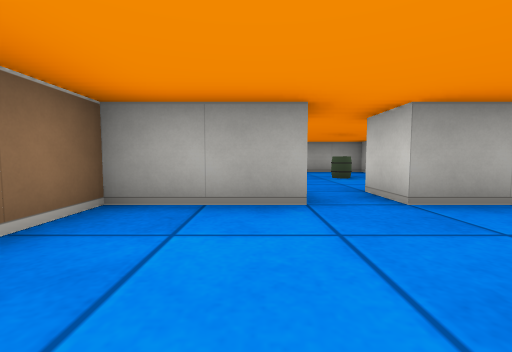
View 1 (above)

16 first-person views from a walk through a cub3D maze. The camera is about half as high as the walls, tilts 4° down and sees 90° across. The floor is counted in squares. Each view is taken from the middle of a square. On the plan, view 1 faces up. The plan holds only what a view shows up to about 9 squares ahead; the rest is blank.

View 2
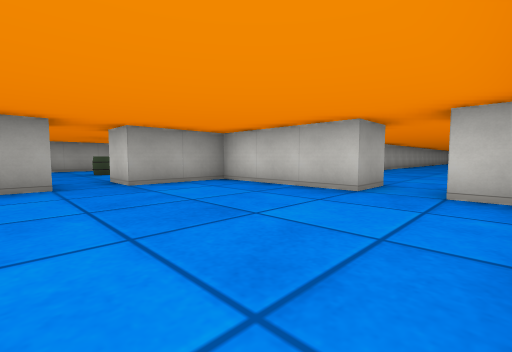

View 3
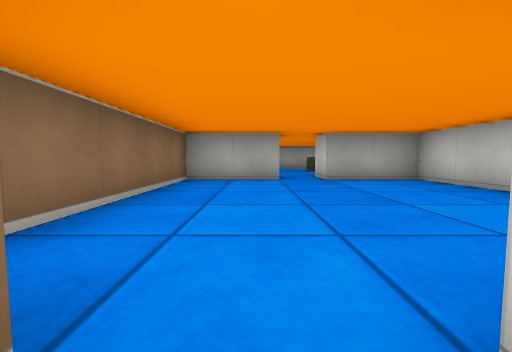

View 4
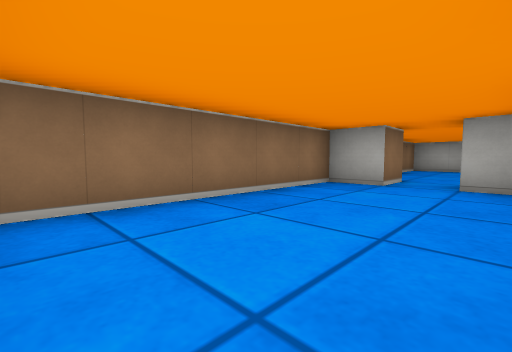

View 5
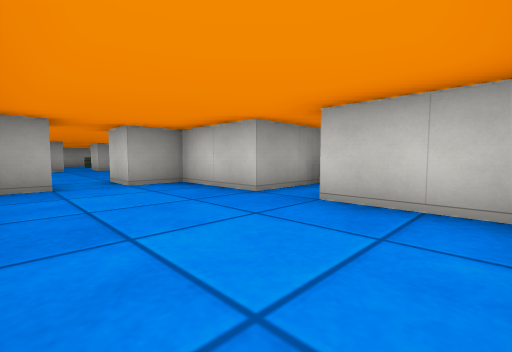

View 6
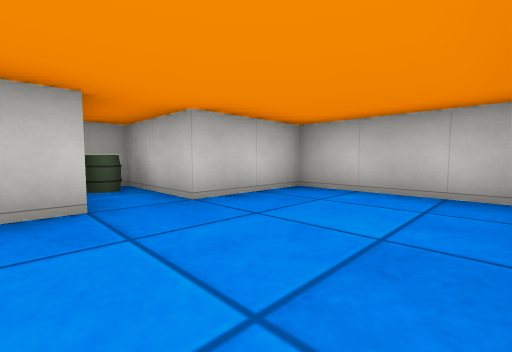

View 7
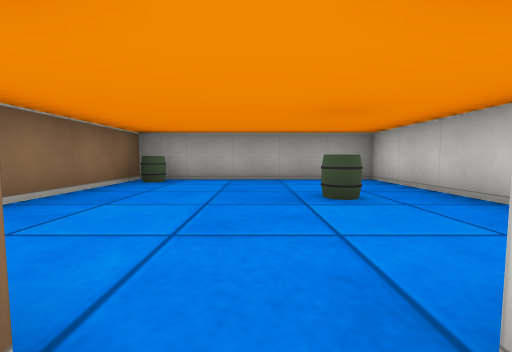

View 8
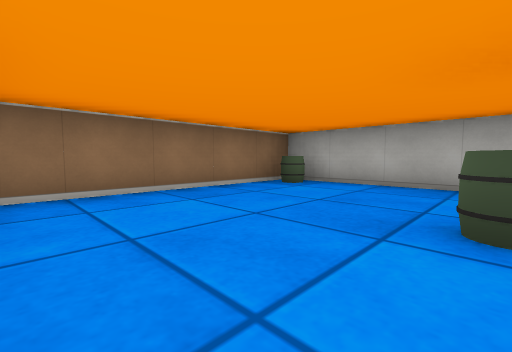

View 9
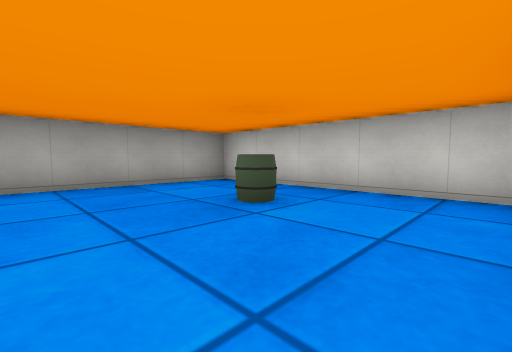

View 10
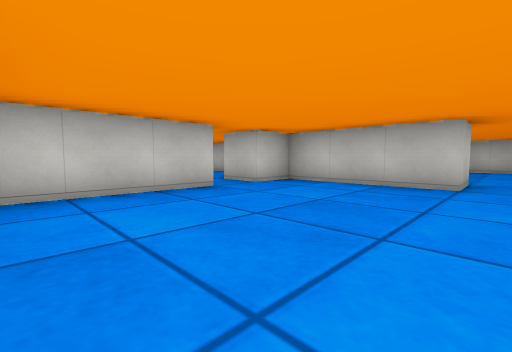

View 11
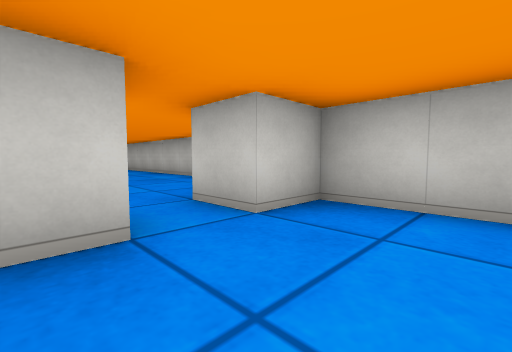

View 12
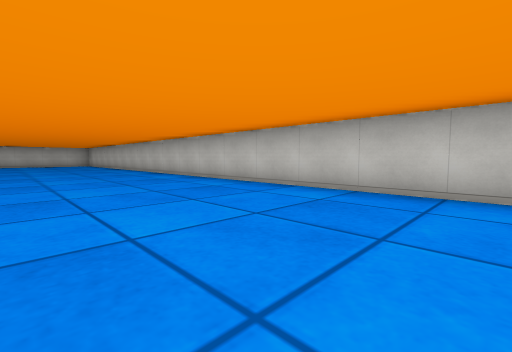

View 13
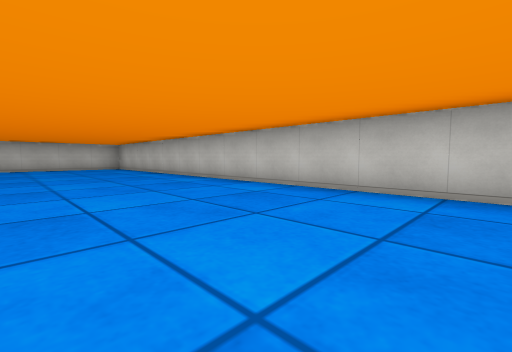

View 14
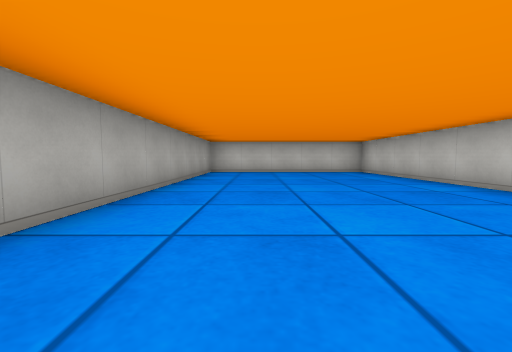

View 15
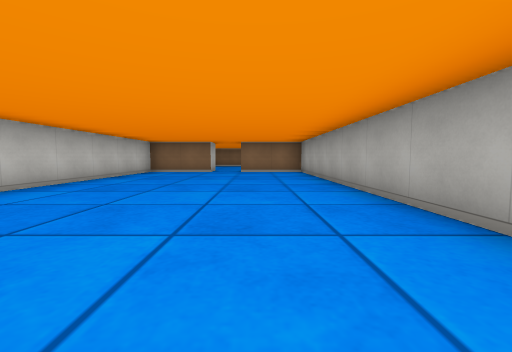

View 16
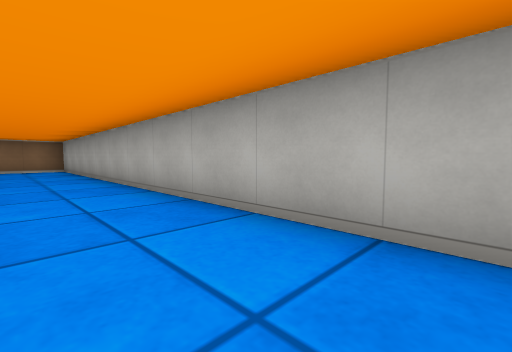

### Floor plan
Ten units are one square. View 1 is at (0, 0); x grows to the right and y downward. Boxes are objects, and circles mark ways between rooms. Rooms are numbered by the first view taken in them; rooms with no view inside come last. Other rooms are left out.
<svg viewBox="-20 -90 270 180">
<path fill="none" stroke="#000" d="M6 -25 -15 -25 -15 15M5 25 35 25 35 15 45 15M45 5 35 5 35 -25 15 -25 15 -35M-11 85 15 85 15 65 35 65 35 59M32 55 15 55 15 35 5 35 5 25M-5 25 -5 35 -15 35 -15 81M35 -39 35 -85 -15 -85 -15 -39M151 -15 45 -15 45 5M45 15 45 35 245 35 245 -15 174 -15"/>
<rect x="25" y="55" width="10" height="10" fill="#bbb"><title>barrel</title></rect>
<rect x="-15" y="-85" width="10" height="10" fill="#bbb"><title>barrel</title></rect>
<rect x="15" y="-65" width="10" height="10" fill="#bbb"><title>barrel</title></rect>
<circle cx="0" cy="30" r="3" fill="#2a7"/>
<circle cx="10" cy="-30" r="3" fill="#2a7"/>
<circle cx="40" cy="10" r="3" fill="#2a7"/>
<text x="10" y="0">1</text>
<text x="0" y="60">2</text>
<text x="10" y="-60">3</text>
<text x="140" y="10">4</text>
</svg>
Room 1 opens to room 2. Room 1 opens to room 3. Room 1 opens to room 4.

Where each view was taken, in squares from view 1:
view 1: 0 up, 0 right, facing up
view 2: 2 down, 0 right, facing up-right
view 3: 3 down, 0 right, facing up
view 4: 8 down, 1 right, facing up-left
view 5: 8 down, 1 left, facing up-right
view 6: 5 down, 1 left, facing down-right
view 7: 3 up, 1 right, facing up
view 8: 4 up, 2 right, facing up-left
view 9: 4 up, 0 right, facing up-right
view 10: 2 up, 0 right, facing down-right
view 11: 0 up, 2 right, facing down-right
view 12: 0 up, 8 right, facing down-right
view 13: 0 up, 13 right, facing down-right
view 14: 0 up, 16 right, facing right
view 15: 0 up, 13 right, facing left
view 16: 0 up, 15 right, facing up-left
